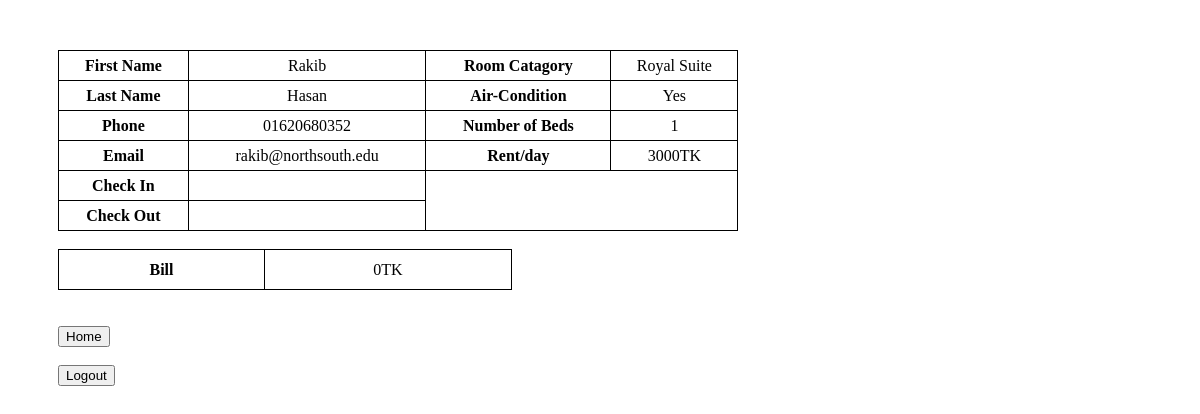
The app's page /Payment.php (signed in) with its own data.
### tables this page shows
CREATE TABLE `register` (
  `UserID` varchar(45) DEFAULT NULL,
  `Password` varchar(45) DEFAULT NULL,
  `First_Name` varchar(45) DEFAULT NULL,
  `Last_Name` varchar(45) DEFAULT NULL,
  `Phone_Number` varchar(45) DEFAULT NULL,
  `Email` varchar(45) DEFAULT NULL
);

CREATE TABLE `roomdes` (
  `RoomID` char(7) DEFAULT NULL,
  `Description` varchar(35) DEFAULT NULL,
  `Air_Condition` enum('Yes','no') DEFAULT NULL,
  `Number_of_Bed` int(11) DEFAULT NULL,
  `Max_People` int(11) DEFAULT NULL,
  `Price` int(11) DEFAULT NULL
);

### Payment.php (the view, shortened to what this page needs)
<?php
$serverName= "localhost";
$username= "root";
$password= "";
$dbName= "projectn";
try{
    $conn= new PDO("mysql:host=$serverName;dbname=$dbName", $username, $password);
    $conn-> setAttribute(PDO::ATTR_ERRMODE, PDO::ERRMODE_EXCEPTION);
}catch(PDOExpection $exc){
    echo "Connection Failed" .$exc->getmessage();
    exit();
}
$name=$_SESSION['$userID'] ;
$checkin=$_SESSION['$checkin'];
$checkout=$_SESSION['$checkout'];
$days=$_SESSION['$days'];
$sql2= "SELECT *
FROM register inner join bookroom inner join roomdes
on register.UserID= bookroom.UserID and bookroom.RoomID= roomdes.RoomID
and register.UserID='$name'";
$res1= $conn->query($sql2);
if ($res1->rowCount()> 0) {
     while($row = $res1->fetch(PDO::FETCH_OBJ)) {
        $firstname= $row->First_Name;
        $lastname= $row->Last_Name;
        $Pnumber= $row->Phone_Number;
        $email= $row->Email;
        $desc= $row->Description;
        $price= $row->Price;
        $air= $row-> Air_Condition;
        $bed= $row-> Number_of_Bed;
    }
}
$bill= $price* $days;
?>
<!DOCTYPE html>
<html lang="en">
<head>
</head>
<body>
    <form action="" method="POST">
        <table style="width:60%">
            <tr>
                <th>First Name</th>
                <td><?php echo $firstname ?></td>
                <th>Room Catagory</th>
                <td><?php echo $desc ?></td>
            </tr>
            <tr>
                <th>Last Name</th>
                <td><?php echo $lastname ?></td>
                <th>Air-Condition</th>
                <td><?php echo $air ?></td>
            </tr>
            <tr>
                <th>Phone</th>
                <td><?php echo $Pnumber ?></td>
                <th>Number of Beds </th>
                <td><?php echo $bed ?></td>
            </tr>
            <tr>
                <th>Email</th>
                <td><?php echo $email ?></td>
                <th>Rent/day</th>
                <td><?php echo $price."TK" ?></td>
            </tr>
            <tr>
                <th>Check In</th>
                <td><?php echo $checkin ?></td>
            </tr>
            <tr>
                <th>Check Out</th>
                <td><?php echo $checkout ?></td>
            </tr>
        </table>
        <br>
        <table style="width:40%" >
        <tr style="height:40px">
                <th>Bill</th>
                <td><?php echo $bill ."TK" ?></td>
            </tr>
        </table>
        <br>
        <br>
        <input type="submit" name="home" value="Home"><br><br>
        <input type="submit" name="logout" value="Logout">
    </form>
</body>
</html>

### Payment.php (style rules this page uses)
form { margin-top: 50px; margin-left: 50px; }
table,th,td { border: 1px solid black; border-collapse: collapse; }
tr { text-align: center; height: 30px; }
td { text-align: center; }

### records on screen
register: First_Name "Rakib", Last_Name "Hasan", Phone_Number "01620680352", Email "rakib@northsouth.edu"
roomdes: Description "Royal Suite", Air_Condition "Yes", Number_of_Bed "1", Price "3000", Price "0"
